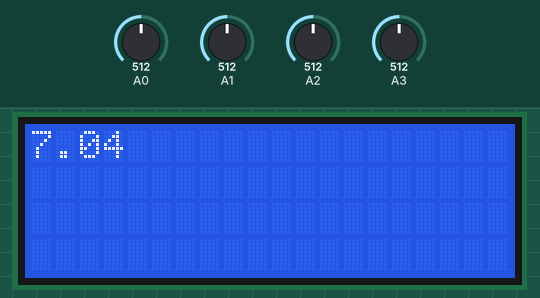
This sketch was run on a simulated Arduino Uno, built with avr-gcc and run on an emulated ATmega328P. Shown: 20×4 character LCD. The inputs (shaded band) are chosen by the test bench; at power-on: A3 = 512, A0 = 512, A1 = 512, A2 = 512. What the sketch prints to the serial monitor is not drawn.

Above: at 1.2 s.
1.3 s: A3 set to 716
At 2.6 s:
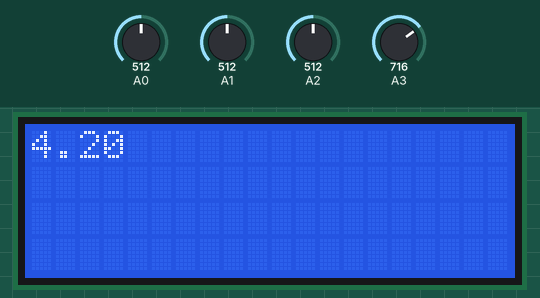
2.9 s: A0 set to 306
5.9 s: A3 set to 992
At 7.2 s:
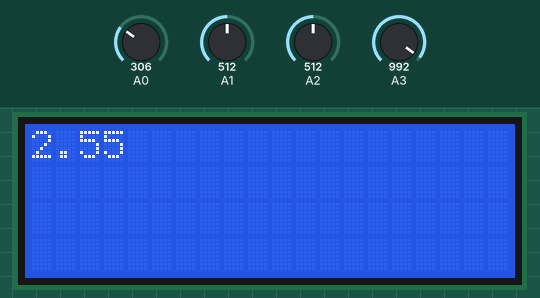
7.5 s: A1 set to 306
10.5 s: A3 set to 306
At 12.1 s:
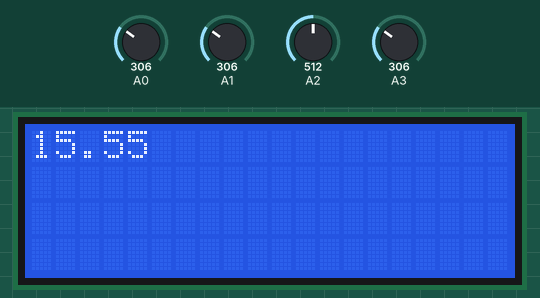
Timing chart, 0 to 13.1 s (numbered marks = the images above; inputs shaded):
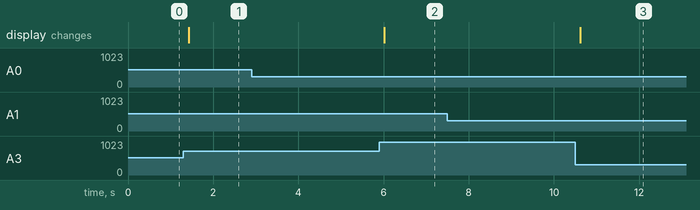

Measured:
- after the input at 1.3 s, the display: changes after 0.12 s (image 1)
- after the input at 2.9 s, every drawn part: stays the same
- after the input at 5.9 s, the display: changes after 0.12 s (image 2)
- after the input at 7.5 s, every drawn part: stays the same
- after the input at 10.5 s, the display: changes after 0.12 s (image 3)

The sketch:

prueba_sensor_dist.ino
```cpp
#include <Wire.h>
#include <LiquidCrystal_I2C.h>
LiquidCrystal_I2C lcd(0x27,20,4);
void setup(){
    Serial.begin(115200);
    lcd.init();
    lcd.backlight();
}
void loop(){
    int s = analogRead(A0);//izq
    float dist= pow(10,log10(s/1821.2)/-0.65);
    int s1 = analogRead(A1);//der
    float dist1= pow(10,log10(s1/1821.2)/-0.65);
    int s2 = analogRead(A2);//back
    float dist2= pow(10,log10(s2/1821.2)/-0.65);
    int s3 = analogRead(A3);//front
    float dist3= pow(10,log10(s3/1821.2)/-0.65);
    lcd.clear();
    lcd.setCursor(0,0);
    lcd.print(dist3);
    Serial.print("s1: ");
    Serial.print(dist);
   Serial.print(" s2: ");
    Serial.print(dist1);
    Serial.print(" s3: ");
    Serial.print(dist2);
    Serial.print(" s4: ");
    Serial.println(dist3);
    delay(100);
}

//s3 enfrente
//s2 izquierda
//s4 derecha
//s1 atras
```
